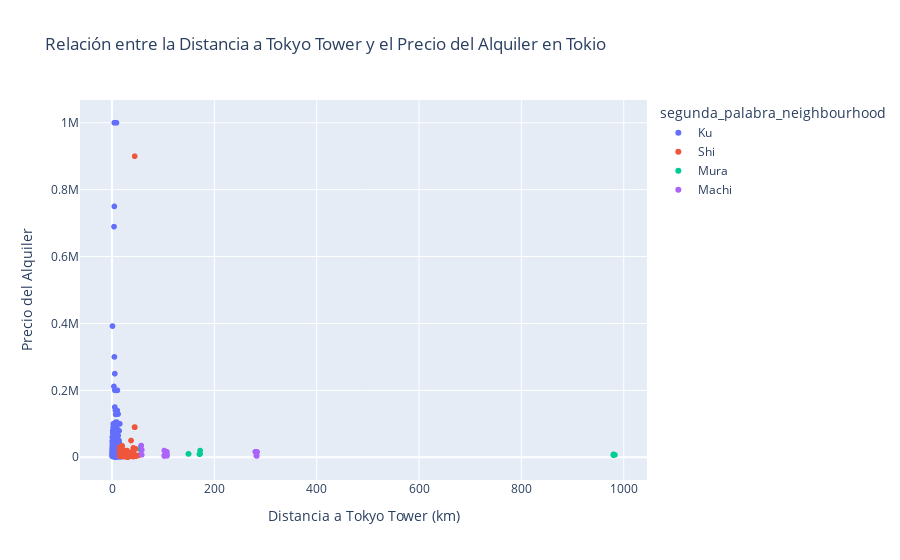

Notebook cell for this chart:
### Code cell
import pandas as pd
import plotly.express as px
from geopy.distance import great_circle

# Lista de sitios turísticos en Tokio con sus coordenadas (latitud, longitud)
sitios_turisticos_tokio = [
    {"name": "Tokyo Tower", "latitude": 35.6586, "longitude": 139.7454},
    {"name": "Senso-ji Temple", "latitude": 35.7146, "longitude": 139.7966},
    {"name": "Shibuya Crossing", "latitude": 35.6614, "longitude": 139.7041},
    {"name": "Shinjuku Gyoen National Garden", "latitude": 35.6852, "longitude": 139.7102},
    {"name": "Akihabara Electric Town", "latitude": 35.6997, "longitude": 139.7710},
    {"name": "Meiji Shrine", "latitude": 35.6764, "longitude": 139.6993},
    {"name": "Tsukiji Fish Market", "latitude": 35.6654, "longitude": 139.7707},
    {"name": "Odaiba", "latitude": 35.6190, "longitude": 139.7798},
    {"name": "Tokyo Disneyland", "latitude": 35.6329, "longitude": 139.8809},
    {"name": "Tokyo Skytree", "latitude": 35.7101, "longitude": 139.8107},
    {"name": "Ghibli Museum", "latitude": 35.6962, "longitude": 139.5704},
    {"name": "Ueno Park", "latitude": 35.7147, "longitude": 139.7732},
    {"name": "Oedo Onsen Monogatari", "latitude": 35.6298, "longitude": 139.7779},
    {"name": "Tokyo Imperial Palace", "latitude": 35.6812, "longitude": 139.7528},
    {"name": "Roppongi Hills", "latitude": 35.6604, "longitude": 139.7294},
    {"name": "Tokyo National Museum", "latitude": 35.7189, "longitude": 139.7766},
    {"name": "Mount Fuji", "latitude": 35.3606, "longitude": 138.7274},
    {"name": "Nikko Toshogu Shrine", "latitude": 36.7519, "longitude": 139.5996},
    {"name": "Hachiko Statue", "latitude": 35.6586, "longitude": 139.7016},
    {"name": "Robot Restaurant", "latitude": 35.6951, "longitude": 139.6911}
]

# Calcular la distancia entre cada propiedad y los sitios turísticos en Tokio
for sitio in sitios_turisticos_tokio:
    sitio_lat = sitio["latitude"]
    sitio_lon = sitio["longitude"]
    sitio_name = sitio["name"]
    
    # Calcular la distancia y agregarla como una nueva columna al DataFrame
    df[sitio_name + "_distance"] = df.apply(lambda row: great_circle((row["latitude"], row["longitude"]), (sitio_lat, sitio_lon)).kilometers, axis=1)

# Análisis de la influencia de la distancia a sitios turísticos en el precio del alquiler
fig = px.scatter(df, x="Tokyo Tower_distance", y="price", color="segunda_palabra_neighbourhood",
                 labels={"Tokyo Tower_distance": "Distancia a Tokyo Tower (km)", "price": "Precio del Alquiler"},
                 title="Relación entre la Distancia a Tokyo Tower y el Precio del Alquiler en Tokio")

# Mostrar la gráfica interactiva
fig.show()

### Figure 1 — Plotly figure (JSON) as saved in the notebook; plotly's stock layout.template omitted (floating-point values rounded to 4 significant figures; data arrays with more than 128 entries replaced by an {"elided": "..."} marker saying what was removed)
{"data": [{"hovertemplate": "segunda_palabra_neighbourhood=Ku<br>Distancia a Tokyo Tower (km)=%{x}<br>Precio del Alquiler=%{y}<extra></extra>", "legendgroup": "Ku", "marker": {"color": "#636efa", "symbol": "circle"}, "mode": "markers", "name": "Ku", "showlegend": true, "type": "scattergl", "x": {"elided": "11185 float values"}, "xaxis": "x", "y": {"elided": "11185 int values"}, "yaxis": "y"}, {"hovertemplate": "segunda_palabra_neighbourhood=Shi<br>Distancia a Tokyo Tower (km)=%{x}<br>Precio del Alquiler=%{y}<extra></extra>", "legendgroup": "Shi", "marker": {"color": "#EF553B", "symbol": "circle"}, "mode": "markers", "name": "Shi", "showlegend": true, "type": "scattergl", "x": {"elided": "235 float values"}, "xaxis": "x", "y": {"elided": "235 int values"}, "yaxis": "y"}, {"hovertemplate": "segunda_palabra_neighbourhood=Mura<br>Distancia a Tokyo Tower (km)=%{x}<br>Precio del Alquiler=%{y}<extra></extra>", "legendgroup": "Mura", "marker": {"color": "#00cc96", "symbol": "circle"}, "mode": "markers", "name": "Mura", "showlegend": true, "type": "scattergl", "x": [980.2, 980.0, 56.33, 980.2, 980.0, 980.0, 56.29, 170.8, 149.4, 149.5, 149.4, 982.7, 172.1, 172.1], "xaxis": "x", "y": [6456, 8608, 33034, 6456, 6456, 6456, 21951, 9039, 10007, 10007, 10007, 6994, 20014, 10007], "yaxis": "y"}, {"hovertemplate": "segunda_palabra_neighbourhood=Machi<br>Distancia a Tokyo Tower (km)=%{x}<br>Precio del Alquiler=%{y}<extra></extra>", "legendgroup": "Machi", "marker": {"color": "#ab63fa", "symbol": "circle"}, "mode": "markers", "name": "Machi", "showlegend": true, "type": "scattergl", "x": [57.07, 102.3, 102.1, 102.2, 102.2, 105.4, 103.5, 105.9, 58.03, 58.16, 102.1, 279.9, 107.0, 107.2, 107.2, 107.2, 107.3, 107.1, 107.0, 107.2, 107.2, 107.1, 107.2, 107.2, 107.1, 107.1, 282.8, 282.9, 281.9, 283.2, 283.2, 283.3], "xaxis": "x", "y": [34970, 5488, 5272, 4519, 3766, 10007, 17969, 13450, 7317, 21951, 20014, 16463, 4519, 4519, 4519, 4519, 4519, 4519, 7962, 7962, 16033, 10007, 10007, 9039, 10007, 9039, 4519, 3981, 4519, 14957, 16033, 16033], "yaxis": "y"}], "layout": {"autosize": true, "legend": {"title": {"text": "segunda_palabra_neighbourhood"}, "tracegroupgap": 0}, "title": {"text": "Relación entre la Distancia a Tokyo Tower y el Precio del Alquiler en Tokio"}, "xaxis": {"anchor": "y", "autorange": true, "domain": [0, 1], "range": [-60.45, 1043.0], "title": {"text": "Distancia a Tokyo Tower (km)"}, "type": "linear"}, "yaxis": {"anchor": "x", "autorange": true, "domain": [0, 1], "range": [-82530.0, 1083000.0], "title": {"text": "Precio del Alquiler"}, "type": "linear"}}}
